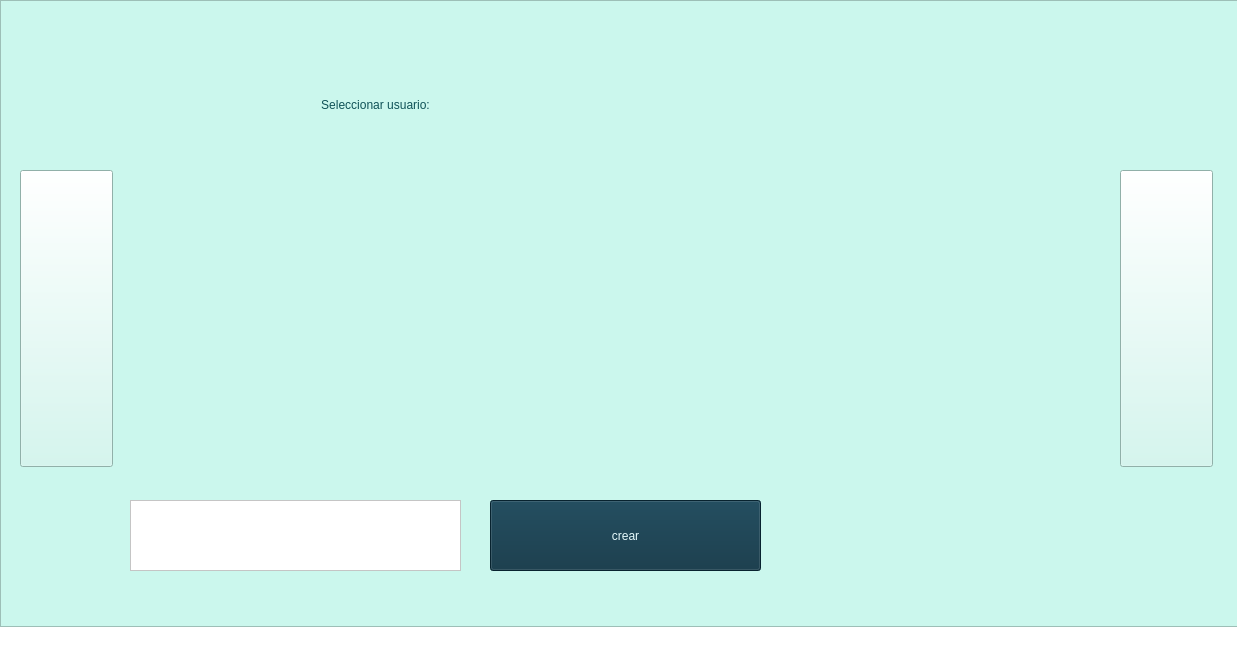
<?xml version="1.0" encoding="UTF-8"?>
<ui version="4.0">
 <class>MainWindow</class>
 <widget class="QMainWindow" name="MainWindow">
  <property name="geometry">
   <rect>
    <x>0</x>
    <y>0</y>
    <width>1237</width>
    <height>670</height>
   </rect>
  </property>
  <property name="windowTitle">
   <string>MainWindow</string>
  </property>
  <property name="styleSheet">
   <string notr="true">background-color: rgb(255, 255, 255);</string>
  </property>
  <widget class="QWidget" name="centralwidget">
   <widget class="QFrame" name="frame">
    <property name="geometry">
     <rect>
      <x>0</x>
      <y>0</y>
      <width>1263</width>
      <height>627</height>
     </rect>
    </property>
    <property name="styleSheet">
     <string notr="true">
background-color: #CBF7ED;</string>
    </property>
    <property name="frameShape">
     <enum>QFrame::StyledPanel</enum>
    </property>
    <property name="frameShadow">
     <enum>QFrame::Raised</enum>
    </property>
    <widget class="QPushButton" name="boton_adelante">
     <property name="geometry">
      <rect>
       <x>1120</x>
       <y>170</y>
       <width>93</width>
       <height>297</height>
      </rect>
     </property>
     <property name="sizePolicy">
      <sizepolicy hsizetype="Fixed" vsizetype="Ignored">
       <horstretch>0</horstretch>
       <verstretch>0</verstretch>
      </sizepolicy>
     </property>
     <property name="minimumSize">
      <size>
       <width>93</width>
       <height>297</height>
      </size>
     </property>
     <property name="styleSheet">
      <string notr="true">background-image: url(:/resources/resources/right.png);
</string>
     </property>
     <property name="text">
      <string/>
     </property>
    </widget>
    <widget class="QPushButton" name="boton_atras">
     <property name="geometry">
      <rect>
       <x>20</x>
       <y>170</y>
       <width>93</width>
       <height>297</height>
      </rect>
     </property>
     <property name="sizePolicy">
      <sizepolicy hsizetype="Fixed" vsizetype="Ignored">
       <horstretch>0</horstretch>
       <verstretch>0</verstretch>
      </sizepolicy>
     </property>
     <property name="minimumSize">
      <size>
       <width>93</width>
       <height>297</height>
      </size>
     </property>
     <property name="styleSheet">
      <string notr="true">
background-image: url(:/resources/resources/left.png);</string>
     </property>
     <property name="text">
      <string/>
     </property>
    </widget>
    <widget class="QLabel" name="label">
     <property name="geometry">
      <rect>
       <x>120</x>
       <y>70</y>
       <width>511</width>
       <height>71</height>
      </rect>
     </property>
     <property name="styleSheet">
      <string notr="true">color: #0F5257;
font: 87 30pt &quot;Segoe UI Black&quot;;</string>
     </property>
     <property name="text">
      <string>&lt;html&gt;&lt;head/&gt;&lt;body&gt;&lt;p align=&quot;center&quot;&gt;Seleccionar usuario:&lt;/p&gt;&lt;/body&gt;&lt;/html&gt;</string>
     </property>
    </widget>
    <widget class="QPushButton" name="pushButton">
     <property name="geometry">
      <rect>
       <x>490</x>
       <y>500</y>
       <width>271</width>
       <height>71</height>
      </rect>
     </property>
     <property name="styleSheet">
      <string notr="true">color:#E6FAFC;
font: 87 16pt &quot;Segoe UI Black&quot;;
background-color: #0B3142;</string>
     </property>
     <property name="text">
      <string>crear</string>
     </property>
    </widget>
    <widget class="QWidget" name="horizontalLayoutWidget">
     <property name="geometry">
      <rect>
       <x>130</x>
       <y>170</y>
       <width>981</width>
       <height>301</height>
      </rect>
     </property>
     <layout class="QHBoxLayout" name="usersLayout"/>
    </widget>
    <widget class="QPlainTextEdit" name="plain_user">
     <property name="geometry">
      <rect>
       <x>130</x>
       <y>500</y>
       <width>331</width>
       <height>71</height>
      </rect>
     </property>
     <property name="styleSheet">
      <string notr="true">border-color: #0F5257;
color: rgb(0, 0, 0);
font: 87 14pt &quot;Segoe UI Black&quot;;
background-color: rgb(255, 255, 255);</string>
     </property>
    </widget>
   </widget>
  </widget>
  <widget class="QMenuBar" name="menubar">
   <property name="geometry">
    <rect>
     <x>0</x>
     <y>0</y>
     <width>1237</width>
     <height>25</height>
    </rect>
   </property>
  </widget>
  <widget class="QStatusBar" name="statusbar"/>
 </widget>
 <resources/>
 <connections/>
</ui>
